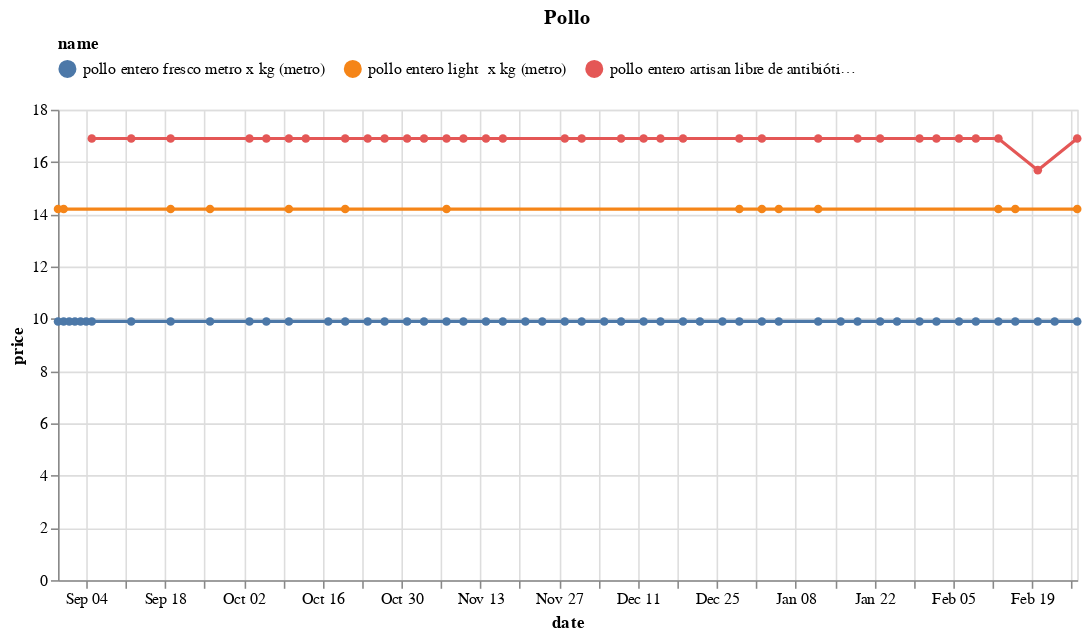

Notebook source saved alongside this figure:
### Code cell
(df
 .loc[df.name.isin(names)]
 .pipe(alt.Chart)
 .mark_line(point=True)
 .encode(x='date', y='price', color='name', tooltip=['name','price'])
 .properties(width=650, title='Pollo')
 .configure_legend(orient='top', columns=3)
)

### Figure 1 — Vega-Lite specification as saved in the notebook (floating-point values rounded to 4 significant figures)
{"config": {"view": {"continuousWidth": 400, "continuousHeight": 300}, "legend": {"columns": 3, "orient": "top"}}, "data": {"name": "data-a2f6382430679707c5b8fef71e2418f8"}, "mark": {"type": "line", "point": true}, "encoding": {"color": {"field": "name", "type": "nominal"}, "tooltip": [{"field": "name", "type": "nominal"}, {"field": "price", "type": "quantitative"}], "x": {"field": "date", "type": "temporal"}, "y": {"field": "price", "type": "quantitative"}}, "title": "Pollo", "width": 650, "$schema": "https://vega.github.io/schema/vega-lite/v4.17.0.json", "datasets": {"data-a2f6382430679707c5b8fef71e2418f8": [{"brand": "Genérico", "uri": "https://www.metro.pe/pollo-entero-light-x-kg-227878/p", "name": "pollo entero light  x kg (metro)", "price": 14.2, "category": "https://www.metro.pe/carnes-aves-y-pescados/aves-y-huevos/pollo-entero", "store": "metro", "date": "2022-09-26T00:00:00", "sku": 3846}, {"brand": "Metro", "uri": "https://www.metro.pe/pollo-entero-fresco-metro-x-kg-26334/p", "name": "pollo entero fresco metro x kg (metro)", "price": 9.9, "category": "https://www.metro.pe/carnes-aves-y-pescados/aves-y-huevos/pollo-entero", "store": "metro", "date": "2022-09-26T00:00:00", "sku": 35350}, {"brand": "ARTISAN", "uri": "https://www.plazavea.com.pe/pollo-entero-artisan-libre-de-antibioticos-x-kg/p", "name": "pollo entero artisan libre de antibióticos x kg (plaza_vea)", "price": 16.9, "category": "https://www.plazavea.com.pe/carnes-aves-y-pescados", "store": "plaza_vea", "date": "2022-10-27T00:00:00", "sku": 10171146}, {"brand": "Metro", "uri": "https://www.metro.pe/pollo-entero-fresco-metro-x-kg-26334/p", "name": "pollo entero fresco metro x kg (metro)", "price": 9.9, "category": "https://www.metro.pe/carnes-aves-y-pescados/aves-y-huevos/pollo-entero", "store": "metro", "date": "2022-08-30T00:00:00", "sku": 35350}, {"brand": "Genérico", "uri": "https://www.metro.pe/pollo-entero-light-x-kg-227878/p", "name": "pollo entero light  x kg (metro)", "price": 14.2, "category": "https://www.metro.pe/carnes-aves-y-pescados/aves-y-huevos/pollo-entero", "store": "metro", "date": "2022-08-30T00:00:00", "sku": 3846}, {"brand": "ARTISAN", "uri": "https://www.plazavea.com.pe/pollo-entero-artisan-libre-de-antibioticos-x-kg/p", "name": "pollo entero artisan libre de antibióticos x kg (plaza_vea)", "price": 16.9, "category": "https://www.plazavea.com.pe/carnes-aves-y-pescados", "store": "plaza_vea", "date": "2022-11-14T00:00:00", "sku": 10171146}, {"brand": "ARTISAN", "uri": "https://www.plazavea.com.pe/pollo-entero-artisan-libre-de-antibioticos-x-kg/p", "name": "pollo entero artisan libre de antibióticos x kg (plaza_vea)", "price": 16.9, "category": "https://www.plazavea.com.pe/carnes-aves-y-pescados", "store": "plaza_vea", "date": "2023-02-02T00:00:00", "sku": 10171146}, {"brand": "ARTISAN", "uri": "https://www.plazavea.com.pe/pollo-entero-artisan-libre-de-antibioticos-x-kg/p", "name": "pollo entero artisan libre de antibióticos x kg (plaza_vea)", "price": 16.9, "category": "https://www.plazavea.com.pe/carnes-aves-y-pescados", "store": "plaza_vea", "date": "2022-10-13T00:00:00", "sku": 10171146}, {"brand": "Metro", "uri": "https://www.metro.pe/pollo-entero-fresco-metro-x-kg-26334/p", "name": "pollo entero fresco metro x kg (metro)", "price": 9.9, "category": "https://www.metro.pe/carnes-aves-y-pescados/aves-y-huevos/pollo-entero", "store": "metro", "date": "2022-11-24T00:00:00", "sku": 35350}, {"brand": "Metro", "uri": "https://www.metro.pe/pollo-entero-fresco-metro-x-kg-26334/p", "name": "pollo entero fresco metro x kg (metro)", "price": 9.9, "category": "https://www.metro.pe/carnes-aves-y-pescados/aves-y-huevos/pollo-entero", "store": "metro", "date": "2022-10-20T00:00:00", "sku": 35350}, {"brand": "Genérico", "uri": "https://www.metro.pe/pollo-entero-light-x-kg-227878/p", "name": "pollo entero light  x kg (metro)", "price": 14.2, "category": "https://www.metro.pe/carnes-aves-y-pescados/aves-y-huevos/pollo-entero", "store": "metro", "date": "2022-10-20T00:00:00", "sku": 3846}, {"brand": "Metro", "uri": "https://www.metro.pe/pollo-entero-fresco-metro-x-kg-26334/p", "name": "pollo entero fresco metro x kg (metro)", "price": 9.9, "category": "https://www.metro.pe/carnes-aves-y-pescados/aves-y-huevos/pollo-entero", "store": "metro", "date": "2022-10-27T00:00:00", "sku": 35350}, {"brand": "Metro", "uri": "https://www.metro.pe/pollo-entero-fresco-metro-x-kg-26334/p", "name": "pollo entero fresco metro x kg (metro)", "price": 9.9, "category": "https://www.metro.pe/carnes-aves-y-pescados/aves-y-huevos/pollo-entero", "store": "metro", "date": "2022-12-08T00:00:00", "sku": 35350}, {"brand": "ARTISAN", "uri": "https://www.plazavea.com.pe/pollo-entero-artisan-libre-de-antibioticos-x-kg/p", "name": "pollo entero artisan libre de antibióticos x kg (plaza_vea)", "price": 16.9, "category": "https://www.plazavea.com.pe/carnes-aves-y-pescados", "store": "plaza_vea", "date": "2022-09-12T00:00:00", "sku": 10171146}, {"brand": "Genérico", "uri": "https://www.metro.pe/pollo-entero-light-x-kg-227878/p", "name": "pollo entero light  x kg (metro)", "price": 14.2, "category": "https://www.metro.pe/carnes-aves-y-pescados/aves-y-huevos/pollo-entero", "store": "metro", "date": "2023-01-12T00:00:00", "sku": 3846}, {"brand": "Metro", "uri": "https://www.metro.pe/pollo-entero-fresco-metro-x-kg-26334/p", "name": "pollo entero fresco metro x kg (metro)", "price": 9.9, "category": "https://www.metro.pe/carnes-aves-y-pescados/aves-y-huevos/pollo-entero", "store": "metro", "date": "2023-01-12T00:00:00", "sku": 35350}, {"brand": "ARTISAN", "uri": "https://www.plazavea.com.pe/pollo-entero-artisan-libre-de-antibioticos-x-kg/p", "name": "pollo entero artisan libre de antibióticos x kg (plaza_vea)", "price": 16.9, "category": "https://www.plazavea.com.pe/carnes-aves-y-pescados", "store": "plaza_vea", "date": "2022-10-06T00:00:00", "sku": 10171146}, {"brand": "Metro", "uri": "https://www.metro.pe/pollo-entero-fresco-metro-x-kg-26334/p", "name": "pollo entero fresco metro x kg (metro)", "price": 9.9, "category": "https://www.metro.pe/carnes-aves-y-pescados/aves-y-huevos/pollo-entero", "store": "metro", "date": "2023-01-16T00:00:00", "sku": 35350}, {"brand": "Genérico", "uri": "https://www.metro.pe/pollo-entero-light-x-kg-227878/p", "name": "pollo entero light  x kg (metro)", "price": 14.2, "category": "https://www.metro.pe/carnes-aves-y-pescados/aves-y-huevos/pollo-entero", "store": "metro", "date": "2023-02-13T00:00:00", "sku": 3846}, {"brand": "Metro", "uri": "https://www.metro.pe/pollo-entero-fresco-metro-x-kg-26334/p", "name": "pollo entero fresco metro x kg (metro)", "price": 9.9, "category": "https://www.metro.pe/carnes-aves-y-pescados/aves-y-huevos/pollo-entero", "store": "metro", "date": "2023-02-13T00:00:00", "sku": 35350}, {"brand": "Genérico", "uri": "https://www.metro.pe/pollo-entero-light-x-kg-227878/p", "name": "pollo entero light  x kg (metro)", "price": 14.2, "category": "https://www.metro.pe/carnes-aves-y-pescados/aves-y-huevos/pollo-entero", "store": "metro", "date": "2023-01-05T00:00:00", "sku": 3846}, {"brand": "Metro", "uri": "https://www.metro.pe/pollo-entero-fresco-metro-x-kg-26334/p", "name": "pollo entero fresco metro x kg (metro)", "price": 9.9, "category": "https://www.metro.pe/carnes-aves-y-pescados/aves-y-huevos/pollo-entero", "store": "metro", "date": "2023-01-05T00:00:00", "sku": 35350}, {"brand": "Metro", "uri": "https://www.metro.pe/pollo-entero-fresco-metro-x-kg-26334/p", "name": "pollo entero fresco metro x kg (metro)", "price": 9.9, "category": "https://www.metro.pe/carnes-aves-y-pescados/aves-y-huevos/pollo-entero", "store": "metro", "date": "2023-01-19T00:00:00", "sku": 35350}, {"brand": "Metro", "uri": "https://www.metro.pe/pollo-entero-fresco-metro-x-kg-26334/p", "name": "pollo entero fresco metro x kg (metro)", "price": 9.9, "category": "https://www.metro.pe/carnes-aves-y-pescados/aves-y-huevos/pollo-entero", "store": "metro", "date": "2022-11-14T00:00:00", "sku": 35350}, {"brand": "ARTISAN", "uri": "https://www.plazavea.com.pe/pollo-entero-artisan-libre-de-antibioticos-x-kg/p", "name": "pollo entero artisan libre de antibióticos x kg (plaza_vea)", "price": 16.9, "category": "https://www.plazavea.com.pe/carnes-aves-y-pescados", "store": "plaza_vea", "date": "2022-10-10T00:00:00", "sku": 10171146}, {"brand": "Metro", "uri": "https://www.metro.pe/pollo-entero-fresco-metro-x-kg-26334/p", "name": "pollo entero fresco metro x kg (metro)", "price": 9.9, "category": "https://www.metro.pe/carnes-aves-y-pescados/aves-y-huevos/pollo-entero", "store": "metro", "date": "2023-02-02T00:00:00", "sku": 35350}, {"brand": "Metro", "uri": "https://www.metro.pe/pollo-entero-fresco-metro-x-kg-26334/p", "name": "pollo entero fresco metro x kg (metro)", "price": 9.9, "category": "https://www.metro.pe/carnes-aves-y-pescados/aves-y-huevos/pollo-entero", "store": "metro", "date": "2022-09-04T00:00:00", "sku": 35350}, {"brand": "Metro", "uri": "https://www.metro.pe/pollo-entero-fresco-metro-x-kg-26334/p", "name": "pollo entero fresco metro x kg (metro)", "price": 9.9, "category": "https://www.metro.pe/carnes-aves-y-pescados/aves-y-huevos/pollo-entero", "store": "metro", "date": "2022-12-05T00:00:00", "sku": 35350}, {"brand": "Metro", "uri": "https://www.metro.pe/pollo-entero-fresco-metro-x-kg-26334/p", "name": "pollo entero fresco metro x kg (metro)", "price": 9.9, "category": "https://www.metro.pe/carnes-aves-y-pescados/aves-y-huevos/pollo-entero", "store": "metro", "date": "2022-08-31T00:00:00", "sku": 35350}, {"brand": "Genérico", "uri": "https://www.metro.pe/pollo-entero-light-x-kg-227878/p", "name": "pollo entero light  x kg (metro)", "price": 14.2, "category": "https://www.metro.pe/carnes-aves-y-pescados/aves-y-huevos/pollo-entero", "store": "metro", "date": "2022-08-31T00:00:00", "sku": 3846}, {"brand": "ARTISAN", "uri": "https://www.plazavea.com.pe/pollo-entero-artisan-libre-de-antibioticos-x-kg/p", "name": "pollo entero artisan libre de antibióticos x kg (plaza_vea)", "price": 16.9, "category": "https://www.plazavea.com.pe/carnes-aves-y-pescados", "store": "plaza_vea", "date": "2022-12-01T00:00:00", "sku": 10171146}, {"brand": "ARTISAN", "uri": "https://www.plazavea.com.pe/pollo-entero-artisan-libre-de-antibioticos-x-kg/p", "name": "pollo entero artisan libre de antibióticos x kg (plaza_vea)", "price": 16.9, "category": "https://www.plazavea.com.pe/carnes-aves-y-pescados", "store": "plaza_vea", "date": "2022-12-12T00:00:00", "sku": 10171146}, {"brand": "ARTISAN", "uri": "https://www.plazavea.com.pe/pollo-entero-artisan-libre-de-antibioticos-x-kg/p", "name": "pollo entero artisan libre de antibióticos x kg (plaza_vea)", "price": 16.9, "category": "https://www.plazavea.com.pe/carnes-aves-y-pescados", "store": "plaza_vea", "date": "2022-09-19T00:00:00", "sku": 10171146}, {"brand": "ARTISAN", "uri": "https://www.plazavea.com.pe/pollo-entero-artisan-libre-de-antibioticos-x-kg/p", "name": "pollo entero artisan libre de antibióticos x kg (plaza_vea)", "price": 16.9, "category": "https://www.plazavea.com.pe/carnes-aves-y-pescados", "store": "plaza_vea", "date": "2022-12-29T00:00:00", "sku": 10171146}, {"brand": "ARTISAN", "uri": "https://www.plazavea.com.pe/pollo-entero-artisan-libre-de-antibioticos-x-kg/p", "name": "pollo entero artisan libre de antibióticos x kg (plaza_vea)", "price": 16.9, "category": "https://www.plazavea.com.pe/carnes-aves-y-pescados", "store": "plaza_vea", "date": "2023-02-27T00:00:00", "sku": 10171146}, {"brand": "Metro", "uri": "https://www.metro.pe/pollo-entero-fresco-metro-x-kg-26334/p", "name": "pollo entero fresco metro x kg (metro)", "price": 9.9, "category": "https://www.metro.pe/carnes-aves-y-pescados/aves-y-huevos/pollo-entero", "store": "metro", "date": "2022-12-26T00:00:00", "sku": 35350}, {"brand": "ARTISAN", "uri": "https://www.plazavea.com.pe/pollo-entero-artisan-libre-de-antibioticos-x-kg/p", "name": "pollo entero artisan libre de antibióticos x kg (plaza_vea)", "price": 16.9, "category": "https://www.plazavea.com.pe/carnes-aves-y-pescados", "store": "plaza_vea", "date": "2023-01-02T00:00:00", "sku": 10171146}, {"brand": "Metro", "uri": "https://www.metro.pe/pollo-entero-fresco-metro-x-kg-26334/p", "name": "pollo entero fresco metro x kg (metro)", "price": 9.9, "category": "https://www.metro.pe/carnes-aves-y-pescados/aves-y-huevos/pollo-entero", "store": "metro", "date": "2022-12-15T00:00:00", "sku": 35350}, {"brand": "Metro", "uri": "https://www.metro.pe/pollo-entero-fresco-metro-x-kg-26334/p", "name": "pollo entero fresco metro x kg (metro)", "price": 9.9, "category": "https://www.metro.pe/carnes-aves-y-pescados/aves-y-huevos/pollo-entero", "store": "metro", "date": "2023-02-27T00:00:00", "sku": 35350}, {"brand": "Genérico", "uri": "https://www.metro.pe/pollo-entero-light-x-kg-227878/p", "name": "pollo entero light  x kg (metro)", "price": 14.2, "category": "https://www.metro.pe/carnes-aves-y-pescados/aves-y-huevos/pollo-entero", "store": "metro", "date": "2023-02-27T00:00:00", "sku": 3846}, {"brand": "Metro", "uri": "https://www.metro.pe/pollo-entero-fresco-metro-x-kg-26334/p", "name": "pollo entero fresco metro x kg (metro)", "price": 9.9, "category": "https://www.metro.pe/carnes-aves-y-pescados/aves-y-huevos/pollo-entero", "store": "metro", "date": "2022-12-22T00:00:00", "sku": 35350}, {"brand": "Metro", "uri": "https://www.metro.pe/pollo-entero-fresco-metro-x-kg-26334/p", "name": "pollo entero fresco metro x kg (metro)", "price": 9.9, "category": "https://www.metro.pe/carnes-aves-y-pescados/aves-y-huevos/pollo-entero", "store": "metro", "date": "2022-09-05T00:00:00", "sku": 35350}, {"brand": "Metro", "uri": "https://www.metro.pe/pollo-entero-fresco-metro-x-kg-26334/p", "name": "pollo entero fresco metro x kg (metro)", "price": 9.9, "category": "https://www.metro.pe/carnes-aves-y-pescados/aves-y-huevos/pollo-entero", "store": "metro", "date": "2022-09-02T00:00:00", "sku": 35350}, {"brand": "ARTISAN", "uri": "https://www.plazavea.com.pe/pollo-entero-artisan-libre-de-antibioticos-x-kg/p", "name": "pollo entero artisan libre de antibióticos x kg (plaza_vea)", "price": 16.9, "category": "https://www.plazavea.com.pe/carnes-aves-y-pescados", "store": "plaza_vea", "date": "2022-12-15T00:00:00", "sku": 10171146}, {"brand": "Metro", "uri": "https://www.metro.pe/pollo-entero-fresco-metro-x-kg-26334/p", "name": "pollo entero fresco metro x kg (metro)", "price": 9.9, "category": "https://www.metro.pe/carnes-aves-y-pescados/aves-y-huevos/pollo-entero", "store": "metro", "date": "2023-02-09T00:00:00", "sku": 35350}, {"brand": "Metro", "uri": "https://www.metro.pe/pollo-entero-fresco-metro-x-kg-26334/p", "name": "pollo entero fresco metro x kg (metro)", "price": 9.9, "category": "https://www.metro.pe/carnes-aves-y-pescados/aves-y-huevos/pollo-entero", "store": "metro", "date": "2022-10-24T00:00:00", "sku": 35350}, {"brand": "Metro", "uri": "https://www.metro.pe/pollo-entero-fresco-metro-x-kg-26334/p", "name": "pollo entero fresco metro x kg (metro)", "price": 9.9, "category": "https://www.metro.pe/carnes-aves-y-pescados/aves-y-huevos/pollo-entero", "store": "metro", "date": "2022-12-12T00:00:00", "sku": 35350}, {"brand": "Metro", "uri": "https://www.metro.pe/pollo-entero-fresco-metro-x-kg-26334/p", "name": "pollo entero fresco metro x kg (metro)", "price": 9.9, "category": "https://www.metro.pe/carnes-aves-y-pescados/aves-y-huevos/pollo-entero", "store": "metro", "date": "2023-01-30T00:00:00", "sku": 35350}, {"brand": "Metro", "uri": "https://www.metro.pe/pollo-entero-fresco-metro-x-kg-26334/p", "name": "pollo entero fresco metro x kg (metro)", "price": 9.9, "category": "https://www.metro.pe/carnes-aves-y-pescados/aves-y-huevos/pollo-entero", "store": "metro", "date": "2023-01-23T00:00:00", "sku": 35350}, {"brand": "Metro", "uri": "https://www.metro.pe/pollo-entero-fresco-metro-x-kg-26334/p", "name": "pollo entero fresco metro x kg (metro)", "price": 9.9, "category": "https://www.metro.pe/carnes-aves-y-pescados/aves-y-huevos/pollo-entero", "store": "metro", "date": "2022-09-12T00:00:00", "sku": 35350}, {"brand": "ARTISAN", "uri": "https://www.plazavea.com.pe/pollo-entero-artisan-libre-de-antibioticos-x-kg/p", "name": "pollo entero artisan libre de antibióticos x kg (plaza_vea)", "price": 16.9, "category": "https://www.plazavea.com.pe/carnes-aves-y-pescados", "store": "plaza_vea", "date": "2022-10-03T00:00:00", "sku": 10171146}, {"brand": "ARTISAN", "uri": "https://www.plazavea.com.pe/pollo-entero-artisan-libre-de-antibioticos-x-kg/p", "name": "pollo entero artisan libre de antibióticos x kg (plaza_vea)", "price": 16.9, "category": "https://www.plazavea.com.pe/carnes-aves-y-pescados", "store": "plaza_vea", "date": "2023-01-12T00:00:00", "sku": 10171146}, {"brand": "Genérico", "uri": "https://www.metro.pe/pollo-entero-light-x-kg-227878/p", "name": "pollo entero light  x kg (metro)", "price": 14.2, "category": "https://www.metro.pe/carnes-aves-y-pescados/aves-y-huevos/pollo-entero", "store": "metro", "date": "2022-12-29T00:00:00", "sku": 3846}, {"brand": "Metro", "uri": "https://www.metro.pe/pollo-entero-fresco-metro-x-kg-26334/p", "name": "pollo entero fresco metro x kg (metro)", "price": 9.9, "category": "https://www.metro.pe/carnes-aves-y-pescados/aves-y-huevos/pollo-entero", "store": "metro", "date": "2022-12-29T00:00:00", "sku": 35350}, {"brand": "Metro", "uri": "https://www.metro.pe/pollo-entero-fresco-metro-x-kg-26334/p", "name": "pollo entero fresco metro x kg (metro)", "price": 9.9, "category": "https://www.metro.pe/carnes-aves-y-pescados/aves-y-huevos/pollo-entero", "store": "metro", "date": "2023-02-06T00:00:00", "sku": 35350}, {"brand": "Metro", "uri": "https://www.metro.pe/pollo-entero-fresco-metro-x-kg-26334/p", "name": "pollo entero fresco metro x kg (metro)", "price": 9.9, "category": "https://www.metro.pe/carnes-aves-y-pescados/aves-y-huevos/pollo-entero", "store": "metro", "date": "2022-11-10T00:00:00", "sku": 35350}, {"brand": "Genérico", "uri": "https://www.metro.pe/pollo-entero-light-x-kg-227878/p", "name": "pollo entero light  x kg (metro)", "price": 14.2, "category": "https://www.metro.pe/carnes-aves-y-pescados/aves-y-huevos/pollo-entero", "store": "metro", "date": "2023-01-02T00:00:00", "sku": 3846}, {"brand": "Metro", "uri": "https://www.metro.pe/pollo-entero-fresco-metro-x-kg-26334/p", "name": "pollo entero fresco metro x kg (metro)", "price": 9.9, "category": "https://www.metro.pe/carnes-aves-y-pescados/aves-y-huevos/pollo-entero", "store": "metro", "date": "2023-01-02T00:00:00", "sku": 35350}, {"brand": "ARTISAN", "uri": "https://www.plazavea.com.pe/pollo-entero-artisan-libre-de-antibioticos-x-kg/p", "name": "pollo entero artisan libre de antibióticos x kg (plaza_vea)", "price": 16.9, "category": "https://www.plazavea.com.pe/carnes-aves-y-pescados", "store": "plaza_vea", "date": "2022-11-10T00:00:00", "sku": 10171146}, {"brand": "Metro", "uri": "https://www.metro.pe/pollo-entero-fresco-metro-x-kg-26334/p", "name": "pollo entero fresco metro x kg (metro)", "price": 9.9, "category": "https://www.metro.pe/carnes-aves-y-pescados/aves-y-huevos/pollo-entero", "store": "metro", "date": "2023-02-23T00:00:00", "sku": 35350}, {"brand": "ARTISAN", "uri": "https://www.plazavea.com.pe/pollo-entero-artisan-libre-de-antibioticos-x-kg/p", "name": "pollo entero artisan libre de antibióticos x kg (plaza_vea)", "price": 15.69, "category": "https://www.plazavea.com.pe/carnes-aves-y-pescados", "store": "plaza_vea", "date": "2023-02-20T00:00:00", "sku": 10171146}, {"brand": "Genérico", "uri": "https://www.metro.pe/pollo-entero-light-x-kg-227878/p", "name": "pollo entero light  x kg (metro)", "price": 14.2, "category": "https://www.metro.pe/carnes-aves-y-pescados/aves-y-huevos/pollo-entero", "store": "metro", "date": "2022-11-07T00:00:00", "sku": 3846}, {"brand": "Metro", "uri": "https://www.metro.pe/pollo-entero-fresco-metro-x-kg-26334/p", "name": "pollo entero fresco metro x kg (metro)", "price": 9.9, "category": "https://www.metro.pe/carnes-aves-y-pescados/aves-y-huevos/pollo-entero", "store": "metro", "date": "2022-11-07T00:00:00", "sku": 35350}, {"brand": "Genérico", "uri": "https://www.metro.pe/pollo-entero-light-x-kg-227878/p", "name": "pollo entero light  x kg (metro)", "price": 14.2, "category": "https://www.metro.pe/carnes-aves-y-pescados/aves-y-huevos/pollo-entero", "store": "metro", "date": "2022-10-10T00:00:00", "sku": 3846}, {"brand": "Metro", "uri": "https://www.metro.pe/pollo-entero-fresco-metro-x-kg-26334/p", "name": "pollo entero fresco metro x kg (metro)", "price": 9.9, "category": "https://www.metro.pe/carnes-aves-y-pescados/aves-y-huevos/pollo-entero", "store": "metro", "date": "2022-10-10T00:00:00", "sku": 35350}, {"brand": "Metro", "uri": "https://www.metro.pe/pollo-entero-fresco-metro-x-kg-26334/p", "name": "pollo entero fresco metro x kg (metro)", "price": 9.9, "category": "https://www.metro.pe/carnes-aves-y-pescados/aves-y-huevos/pollo-entero", "store": "metro", "date": "2022-10-06T00:00:00", "sku": 35350}, {"brand": "Metro", "uri": "https://www.metro.pe/pollo-entero-fresco-metro-x-kg-26334/p", "name": "pollo entero fresco metro x kg (metro)", "price": 9.9, "category": "https://www.metro.pe/carnes-aves-y-pescados/aves-y-huevos/pollo-entero", "store": "metro", "date": "2023-01-26T00:00:00", "sku": 35350}, {"brand": "ARTISAN", "uri": "https://www.plazavea.com.pe/pollo-entero-artisan-libre-de-antibioticos-x-kg/p", "name": "pollo entero artisan libre de antibióticos x kg (plaza_vea)", "price": 16.9, "category": "https://www.plazavea.com.pe/carnes-aves-y-pescados", "store": "plaza_vea", "date": "2023-01-23T00:00:00", "sku": 10171146}, {"brand": "Metro", "uri": "https://www.metro.pe/pollo-entero-fresco-metro-x-kg-26334/p", "name": "pollo entero fresco metro x kg (metro)", "price": 9.9, "category": "https://www.metro.pe/carnes-aves-y-pescados/aves-y-huevos/pollo-entero", "store": "metro", "date": "2022-09-01T00:00:00", "sku": 35350}, {"brand": "ARTISAN", "uri": "https://www.plazavea.com.pe/pollo-entero-artisan-libre-de-antibioticos-x-kg/p", "name": "pollo entero artisan libre de antibióticos x kg (plaza_vea)", "price": 16.9, "category": "https://www.plazavea.com.pe/carnes-aves-y-pescados", "store": "plaza_vea", "date": "2022-10-31T00:00:00", "sku": 10171146}, {"brand": "Metro", "uri": "https://www.metro.pe/pollo-entero-fresco-metro-x-kg-26334/p", "name": "pollo entero fresco metro x kg (metro)", "price": 9.9, "category": "https://www.metro.pe/carnes-aves-y-pescados/aves-y-huevos/pollo-entero", "store": "metro", "date": "2022-10-03T00:00:00", "sku": 35350}, {"brand": "ARTISAN", "uri": "https://www.plazavea.com.pe/pollo-entero-artisan-libre-de-antibioticos-x-kg/p", "name": "pollo entero artisan libre de antibióticos x kg (plaza_vea)", "price": 16.9, "category": "https://www.plazavea.com.pe/carnes-aves-y-pescados", "store": "plaza_vea", "date": "2022-11-28T00:00:00", "sku": 10171146}, {"brand": "ARTISAN", "uri": "https://www.plazavea.com.pe/pollo-entero-artisan-libre-de-antibioticos-x-kg/p", "name": "pollo entero artisan libre de antibióticos x kg (plaza_vea)", "price": 16.9, "category": "https://www.plazavea.com.pe/carnes-aves-y-pescados", "store": "plaza_vea", "date": "2022-11-17T00:00:00", "sku": 10171146}, {"brand": "Metro", "uri": "https://www.metro.pe/pollo-entero-fresco-metro-x-kg-26334/p", "name": "pollo entero fresco metro x kg (metro)", "price": 9.9, "category": "https://www.metro.pe/carnes-aves-y-pescados/aves-y-huevos/pollo-entero", "store": "metro", "date": "2022-09-19T00:00:00", "sku": 35350}, {"brand": "Genérico", "uri": "https://www.metro.pe/pollo-entero-light-x-kg-227878/p", "name": "pollo entero light  x kg (metro)", "price": 14.2, "category": "https://www.metro.pe/carnes-aves-y-pescados/aves-y-huevos/pollo-entero", "store": "metro", "date": "2022-09-19T00:00:00", "sku": 3846}, {"brand": "Metro", "uri": "https://www.metro.pe/pollo-entero-fresco-metro-x-kg-26334/p", "name": "pollo entero fresco metro x kg (metro)", "price": 9.9, "category": "https://www.metro.pe/carnes-aves-y-pescados/aves-y-huevos/pollo-entero", "store": "metro", "date": "2022-10-31T00:00:00", "sku": 35350}, {"brand": "Metro", "uri": "https://www.metro.pe/pollo-entero-fresco-metro-x-kg-26334/p", "name": "pollo entero fresco metro x kg (metro)", "price": 9.9, "category": "https://www.metro.pe/carnes-aves-y-pescados/aves-y-huevos/pollo-entero", "store": "metro", "date": "2022-12-01T00:00:00", "sku": 35350}, {"brand": "ARTISAN", "uri": "https://www.plazavea.com.pe/pollo-entero-artisan-libre-de-antibioticos-x-kg/p", "name": "pollo entero artisan libre de antibióticos x kg (plaza_vea)", "price": 16.9, "category": "https://www.plazavea.com.pe/carnes-aves-y-pescados", "store": "plaza_vea", "date": "2023-02-09T00:00:00", "sku": 10171146}, {"brand": "Metro", "uri": "https://www.metro.pe/pollo-entero-fresco-metro-x-kg-26334/p", "name": "pollo entero fresco metro x kg (metro)", "price": 9.9, "category": "https://www.metro.pe/carnes-aves-y-pescados/aves-y-huevos/pollo-entero", "store": "metro", "date": "2023-02-20T00:00:00", "sku": 35350}, {"brand": "ARTISAN", "uri": "https://www.plazavea.com.pe/pollo-entero-artisan-libre-de-antibioticos-x-kg/p", "name": "pollo entero artisan libre de antibióticos x kg (plaza_vea)", "price": 16.9, "category": "https://www.plazavea.com.pe/carnes-aves-y-pescados", "store": "plaza_vea", "date": "2022-09-05T00:00:00", "sku": 10171146}, {"brand": "Metro", "uri": "https://www.metro.pe/pollo-entero-fresco-metro-x-kg-26334/p", "name": "pollo entero fresco metro x kg (metro)", "price": 9.9, "category": "https://www.metro.pe/carnes-aves-y-pescados/aves-y-huevos/pollo-entero", "store": "metro", "date": "2022-11-28T00:00:00", "sku": 35350}, {"brand": "ARTISAN", "uri": "https://www.plazavea.com.pe/pollo-entero-artisan-libre-de-antibioticos-x-kg/p", "name": "pollo entero artisan libre de antibióticos x kg (plaza_vea)", "price": 16.9, "category": "https://www.plazavea.com.pe/carnes-aves-y-pescados", "store": "plaza_vea", "date": "2022-12-19T00:00:00", "sku": 10171146}, {"brand": "ARTISAN", "uri": "https://www.plazavea.com.pe/pollo-entero-artisan-libre-de-antibioticos-x-kg/p", "name": "pollo entero artisan libre de antibióticos x kg (plaza_vea)", "price": 16.9, "category": "https://www.plazavea.com.pe/carnes-aves-y-pescados", "store": "plaza_vea", "date": "2022-10-20T00:00:00", "sku": 10171146}, {"brand": "Metro", "uri": "https://www.metro.pe/pollo-entero-fresco-metro-x-kg-26334/p", "name": "pollo entero fresco metro x kg (metro)", "price": 9.9, "category": "https://www.metro.pe/carnes-aves-y-pescados/aves-y-huevos/pollo-entero", "store": "metro", "date": "2022-12-19T00:00:00", "sku": 35350}, {"brand": "ARTISAN", "uri": "https://www.plazavea.com.pe/pollo-entero-artisan-libre-de-antibioticos-x-kg/p", "name": "pollo entero artisan libre de antibióticos x kg (plaza_vea)", "price": 16.9, "category": "https://www.plazavea.com.pe/carnes-aves-y-pescados", "store": "plaza_vea", "date": "2023-01-30T00:00:00", "sku": 10171146}, {"brand": "ARTISAN", "uri": "https://www.plazavea.com.pe/pollo-entero-artisan-libre-de-antibioticos-x-kg/p", "name": "pollo entero artisan libre de antibióticos x kg (plaza_vea)", "price": 16.9, "category": "https://www.plazavea.com.pe/carnes-aves-y-pescados", "store": "plaza_vea", "date": "2022-11-07T00:00:00", "sku": 10171146}, {"brand": "Metro", "uri": "https://www.metro.pe/pollo-entero-fresco-metro-x-kg-26334/p", "name": "pollo entero fresco metro x kg (metro)", "price": 9.9, "category": "https://www.metro.pe/carnes-aves-y-pescados/aves-y-huevos/pollo-entero", "store": "metro", "date": "2022-11-03T00:00:00", "sku": 35350}, {"brand": "Metro", "uri": "https://www.metro.pe/pollo-entero-fresco-metro-x-kg-26334/p", "name": "pollo entero fresco metro x kg (metro)", "price": 9.9, "category": "https://www.metro.pe/carnes-aves-y-pescados/aves-y-huevos/pollo-entero", "store": "metro", "date": "2022-10-17T00:00:00", "sku": 35350}, {"brand": "ARTISAN", "uri": "https://www.plazavea.com.pe/pollo-entero-artisan-libre-de-antibioticos-x-kg/p", "name": "pollo entero artisan libre de antibióticos x kg (plaza_vea)", "price": 16.9, "category": "https://www.plazavea.com.pe/carnes-aves-y-pescados", "store": "plaza_vea", "date": "2023-01-19T00:00:00", "sku": 10171146}, {"brand": "ARTISAN", "uri": "https://www.plazavea.com.pe/pollo-entero-artisan-libre-de-antibioticos-x-kg/p", "name": "pollo entero artisan libre de antibióticos x kg (plaza_vea)", "price": 16.9, "category": "https://www.plazavea.com.pe/carnes-aves-y-pescados", "store": "plaza_vea", "date": "2022-12-08T00:00:00", "sku": 10171146}, {"brand": "ARTISAN", "uri": "https://www.plazavea.com.pe/pollo-entero-artisan-libre-de-antibioticos-x-kg/p", "name": "pollo entero artisan libre de antibióticos x kg (plaza_vea)", "price": 16.9, "category": "https://www.plazavea.com.pe/carnes-aves-y-pescados", "store": "plaza_vea", "date": "2022-10-24T00:00:00", "sku": 10171146}, {"brand": "Metro", "uri": "https://www.metro.pe/pollo-entero-fresco-metro-x-kg-26334/p", "name": "pollo entero fresco metro x kg (metro)", "price": 9.9, "category": "https://www.metro.pe/carnes-aves-y-pescados/aves-y-huevos/pollo-entero", "store": "metro", "date": "2023-02-16T00:00:00", "sku": 35350}, {"brand": "Genérico", "uri": "https://www.metro.pe/pollo-entero-light-x-kg-227878/p", "name": "pollo entero light  x kg (metro)", "price": 14.2, "category": "https://www.metro.pe/carnes-aves-y-pescados/aves-y-huevos/pollo-entero", "store": "metro", "date": "2023-02-16T00:00:00", "sku": 3846}, {"brand": "Metro", "uri": "https://www.metro.pe/pollo-entero-fresco-metro-x-kg-26334/p", "name": "pollo entero fresco metro x kg (metro)", "price": 9.9, "category": "https://www.metro.pe/carnes-aves-y-pescados/aves-y-huevos/pollo-entero", "store": "metro", "date": "2022-11-21T00:00:00", "sku": 35350}, {"brand": "ARTISAN", "uri": "https://www.plazavea.com.pe/pollo-entero-artisan-libre-de-antibioticos-x-kg/p", "name": "pollo entero artisan libre de antibióticos x kg (plaza_vea)", "price": 16.9, "category": "https://www.plazavea.com.pe/carnes-aves-y-pescados", "store": "plaza_vea", "date": "2023-02-13T00:00:00", "sku": 10171146}, {"brand": "ARTISAN", "uri": "https://www.plazavea.com.pe/pollo-entero-artisan-libre-de-antibioticos-x-kg/p", "name": "pollo entero artisan libre de antibióticos x kg (plaza_vea)", "price": 16.9, "category": "https://www.plazavea.com.pe/carnes-aves-y-pescados", "store": "plaza_vea", "date": "2022-11-03T00:00:00", "sku": 10171146}, {"brand": "ARTISAN", "uri": "https://www.plazavea.com.pe/pollo-entero-artisan-libre-de-antibioticos-x-kg/p", "name": "pollo entero artisan libre de antibióticos x kg (plaza_vea)", "price": 16.9, "category": "https://www.plazavea.com.pe/carnes-aves-y-pescados", "store": "plaza_vea", "date": "2023-02-06T00:00:00", "sku": 10171146}, {"brand": "Metro", "uri": "https://www.metro.pe/pollo-entero-fresco-metro-x-kg-26334/p", "name": "pollo entero fresco metro x kg (metro)", "price": 9.9, "category": "https://www.metro.pe/carnes-aves-y-pescados/aves-y-huevos/pollo-entero", "store": "metro", "date": "2022-11-17T00:00:00", "sku": 35350}, {"brand": "Metro", "uri": "https://www.metro.pe/pollo-entero-fresco-metro-x-kg-26334/p", "name": "pollo entero fresco metro x kg (metro)", "price": 9.9, "category": "https://www.metro.pe/carnes-aves-y-pescados/aves-y-huevos/pollo-entero", "store": "metro", "date": "2022-09-03T00:00:00", "sku": 35350}]}}
